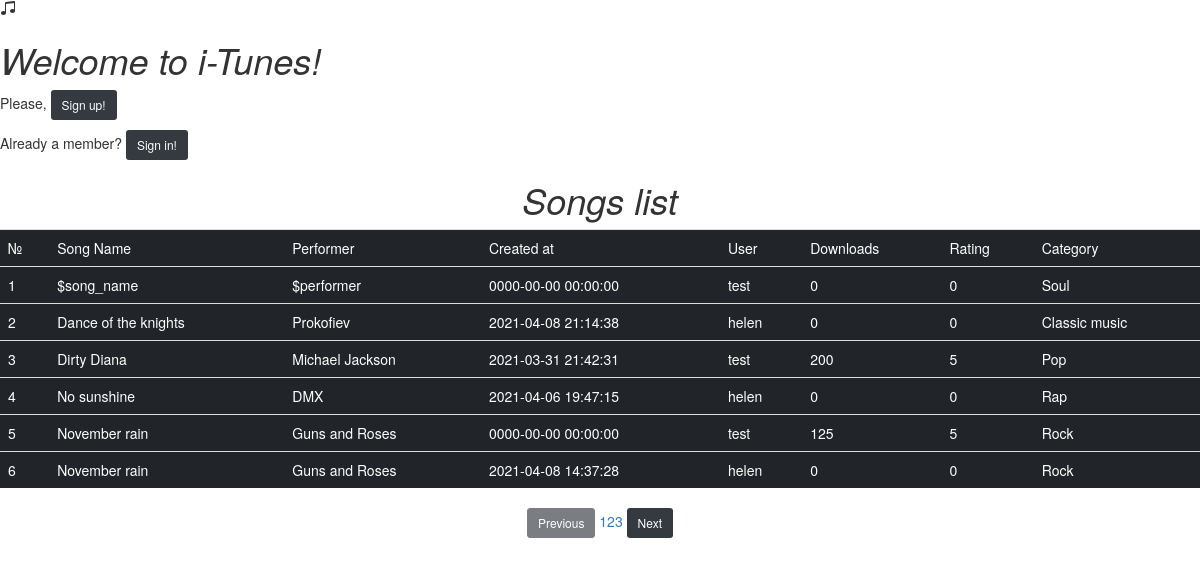
The page / on the database its author committed.
### tables this page shows
CREATE TABLE `audio_files` (
  `audio_file_id` int(11) NOT NULL,
  `song_name` varchar(150) NOT NULL,
  `performer` varchar(150) NOT NULL,
  `audio_file` varchar(200) DEFAULT NULL,
  `downloads` int(11) NOT NULL,
  `rating` tinyint(11) NOT NULL,
  `date_created` datetime NOT NULL,
  `date_deleted` date DEFAULT NULL,
  `category_id` int(11) NOT NULL,
  `user_id` int(11) NOT NULL
);

CREATE TABLE `users` (
  `user_id` int(11) NOT NULL,
  `user_name` varchar(100) NOT NULL,
  `password` varchar(100) NOT NULL
);

CREATE TABLE `categories` (
  `category_id` int(11) NOT NULL,
  `category_name` varchar(100) NOT NULL,
  `date_deleted` date DEFAULT NULL
);

### index.php (the view)
<?php
include ('includes/header.php');
$result_per_page = 6;
if (isset($_GET['page'])){
	$page = $_GET['page'];
}
else{
	$page = 1;
}
$get_total_rec_query = " SELECT COUNT(audio_file_id)  FROM audio_files WHERE date_deleted IS NULL";
$result = mysqli_query($connection, $get_total_rec_query);
$total_rows = mysqli_fetch_array($result);
$total_rows = $total_rows[0];
$offset = ($page - 1)*$result_per_page;
?>
<h1 class="font-italic">Welcome to i-Tunes!</h1>
<span>
	<p class="font-weight-light"> Please, <a href="register.php" class="btn btn-secondary btn-sm btn-dark" role="button">Sign up!</a></p>
	<p class="font-weight-light">Already a member? <a href="log_in.php" class="btn btn-secondary btn-sm btn-dark" role="button">Sign in!</a></p>
</span>
<?php
$read_query = "SELECT a.`audio_file_id`, a.`song_name`, a.  `performer`, a.`date_created`, u.`user_name`, a.`downloads`, a.`rating`, c.`category_name`  FROM `audio_files` a LEFT JOIN `users` u ON a.`user_id` = u.`user_id` LEFT JOIN `categories` c ON a. `category_id` = c.`category_id` WHERE a.`date_deleted` IS NULL ORDER BY a.`song_name` ASC LIMIT $result_per_page OFFSET $offset";
$result_query = mysqli_query( $connection, $read_query );
$max_pages = ceil($total_rows/$result_per_page);
if( mysqli_num_rows( $result_query ) > 0 ){
	?>
	<h1 class="font-italic text-center" >Songs list</h1>
	<table  class="table table-sm table-dark">
		<tr>
			<td>№</td>
			<td>Song Name</td>
			<td>Performer</td>
			<td>Created at</td>
			<td>User</td>
			<td>Downloads</td>
			<td>Rating</td>
			<td>Category</td>
		</tr>
		<?php
		$num = 1;
		while( $row = mysqli_fetch_assoc( $result_query) ){
			?>
			<tr>
				<td><?php echo (($page - 1) * $result_per_page + $num); $num++  ?></td>
				<td><?= $row['song_name']?></td>
				<td><?= $row['performer']?></td>
				<td><?= $row['date_created']?></td>
				<td><?= $row['user_name']?></td>
				<td><?= $row['downloads']?></td>
				<td><?= $row['rating']?></td>
				<td><?= $row['category_name']?></td>
			</tr>
			<?php
		}
		?>
	</table>
	<p class="text-center">
		<a class="btn btn-sm btn-dark   <?= ($page == 1) ? 'disabled' : '' ?>"href="index.php?page=<?= ($page > 1 ) ? $page-1 : $page ?>">Previous</a>
		<?php
		for ($i=1; $i <= $max_pages ; $i++) {
			echo "<a href='index.php?page=$i'>$i</a>";
		}
		?>
		<a class="btn btn-sm btn-dark   <?= ($page >= $max_pages) ? 'disabled' : '' ?>"href="index.php?page=<?= ($page < $max_pages) ? $page+1 : $page ?>">Next</a>
	</p>
	<?php
} else {
	die('Query failed!' . mysqli_error($connection));
}
?>
<?php
include ('includes/footer.php');
?>

### rows shown on the page
audio_files: num "1", song_name "$song_name", performer "$performer", date_created "0000-00-00 00:00:00", user.user_name "test", downloads "0", rating "0", category.category_name "Soul"
audio_files: num "2", song_name "Dance of the knights", performer "Prokofiev", date_created "2021-04-08 21:14:38", user.user_name "helen", downloads "0", rating "0", category.category_name "Classic music"
audio_files: num "3", song_name "Dirty Diana", performer "Michael Jackson", date_created "2021-03-31 21:42:31", user.user_name "test", downloads "200", rating "5", category.category_name "Pop"
audio_files: num "4", song_name "No sunshine", performer "DMX", date_created "2021-04-06 19:47:15", user.user_name "helen", downloads "0", rating "0", category.category_name "Rap"
audio_files: num "5", song_name "November rain", performer "Guns and Roses", date_created "0000-00-00 00:00:00", user.user_name "test", downloads "125", rating "5", category.category_name "Rock"
audio_files: num "6", song_name "November rain", performer "Guns and Roses", date_created "2021-04-08 14:37:28", user.user_name "helen", downloads "0", rating "0", category.category_name "Rock"
